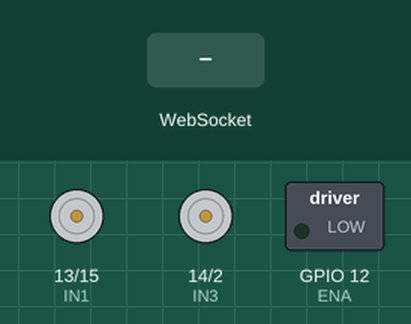
Recording of a sketch running on a simulated ESP32. Parts: motor-driver pin pairs drawn as motors (green arrow = first pin HIGH = forward, orange = second pin HIGH = backward, longer = more drive), switched loads named in the sketch (green lamp = pin HIGH). Inputs (shaded band) come from the test bench. The camera gives no picture; what the sketch prints to the serial monitor is not drawn.

Above: at 1.5 s.
1.6 s: WebSocket text "downBtn" received
At 2.6 s:
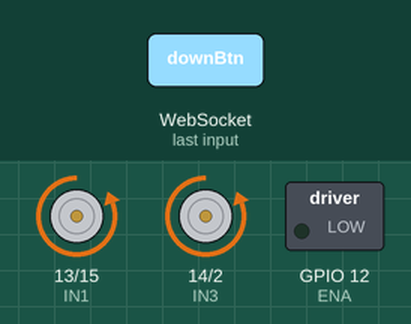
3.1 s: WebSocket text "leftBtn" received
At 4.1 s:
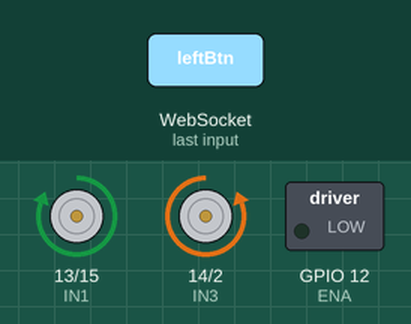
4.6 s: WebSocket text "rightBtn" received
At 5.7 s:
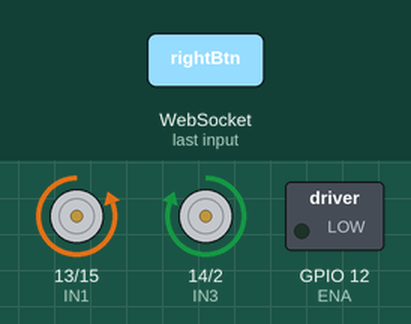
Timing chart, 0 to 7.6 s (numbered marks = the images above; inputs shaded):
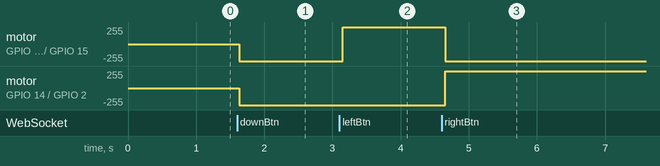

Measured:
- after the input at 1.6 s, motor on GPIO 13 (IN1) / GPIO 15 (IN2), motor on GPIO 14 (IN3) / GPIO 2 (IN4): stopped → backward 255/255 at once
- after the input at 3.1 s, motor on GPIO 13 (IN1) / GPIO 15 (IN2): backward 255/255 → forward 255/255 after 0.05 s
- after the input at 4.6 s, motor on GPIO 13 (IN1) / GPIO 15 (IN2): forward 255/255 → backward 255/255 after 0.06 s; motor on GPIO 14 (IN3) / GPIO 2 (IN4): backward 255/255 → forward 255/255 after 0.06 s

The sketch:

livestream_4_motor_perfect_final.ino
```cpp
#include <WiFi.h>
#include <WebServer.h>
#include <WebSocketsServer.h>
#include "esp_camera.h"


#define ENA 12      // Chân PWM điều khiển tốc độ động cơ
#define IN1 13     // Chân điều khiển động cơ 1
#define IN2 15     // Chân điều khiển động cơ 1
#define IN3 14     // Chân điều khiển động cơ 2
#define IN4 2     // Chân điều khiển động cơ 2
#define POT_PIN 34 // Chân đọc giá trị từ Potentiometer


#define PWM_CHANNEL 0  // Kênh PWM
#define PWM_FREQ 5000  // Tần số PWM (Hz)
#define PWM_RESOLUTION 8  // Độ phân giải (8-bit, giá trị từ 0-255)


#define FORWARD "upBtn"
#define FORBACK "downBtn"
#define LEFT "leftBtn"
#define RIGHT "rightBtn"
#define STOP "stopBtn"


// *Cấu hình Access Point*
const char* ssid = "ESP32-CAM";
const char* password = "12345678";

// *Khởi tạo server*
WebServer server(80);
WebSocketsServer webSocket(3001);

// *Khai báo trước hàm xử lý sự kiện WebSocket*
void webSocketEvent(uint8_t num, WStype_t type, uint8_t *payload, size_t length);

// *Cấu hình camera*
camera_config_t config;


// *Giao diện HTML*
const char htmlPage[] PROGMEM = R"rawliteral(
<!DOCTYPE html>
<html lang="vi">
<head>
    <meta charset="UTF-8">
    <meta name="viewport" content="width=device-width, initial-scale=1.0">
    <title>ESP32-CAM Control</title>
    <style>
        body {
            font-family: Arial, sans-serif;
            text-align: center;
            background-color: #f4f4f4;
            margin: 0;
            padding: 20px;
        }
        h1 {
            color: #333;
        }
        #videoStream {
            width: 300px;
            height: 290px;
            border: 2px solid #333;
            margin-bottom: 20px;
        }

        /* Điều hướng */
        .controls {
            position: relative;
            width: 150px;
            height: 150px;
            margin: 20px auto;
        }
        .controls button {
            position: absolute;
            width: 50px;
            height: 50px;
            border-radius: 50%;
            font-size: 16px;
            font-weight: bold;
            cursor: pointer;
            border: none;
            background-color: #007BFF;
            color: white;
            display: flex;
            align-items: center;
            justify-content: center;
        }
        .controls button:active {
            background-color: #0056b3;
        }

        /* Nút Dừng (Trung tâm) */
        #stop {
            top: 50%;
            left: 50%;
            transform: translate(-50%, -50%);
            background-color: red;
        }

        /* Nút xung quanh */
        #up {
            top: 0;
            left: 50%;
            transform: translateX(-50%);
        }
        #down {
            bottom: 0;
            left: 50%;
            transform: translateX(-50%);
        }
        #left {
            left: 0;
            top: 50%;
            transform: translateY(-50%);
        }
        #right {
            right: 0;
            top: 50%;
            transform: translateY(-50%);
        }

        /* Slider tốc độ */
        .slider-container {
            margin-top: 20px;
        }
        input[type="range"] {
            width: 50%;
        }
        #speedValue {
            font-weight: bold;
            color: #007BFF;
        }
    </style>
</head>
<body>

    <img id="videoStream" src="" alt="Đang tải video...">

    <!-- Điều hướng -->
    <div class="controls">
        <button id="up">⬆️</button>
        <button id="left">⬅️</button>
        <button id="stop">⏹</button>
        <button id="right">➡️</button>
        <button id="down">⬇️</button>
    </div>

    <button id="captureBtn">📸 Chụp Ảnh</button>
    <button id="toggleLightBtn">💡 Bật/Tắt Đèn</button>

    <div class="slider-container">
        <p>🚀 Tốc độ: <span id="speedValue">50</span></p>
        <input type="range" id="speedSlider" min="0" max="100" value="50">
    </div>

    <script>
        const videoStream = document.getElementById("videoStream");
        const buttons = document.querySelectorAll(".controls button");
        const captureBtn = document.getElementById("captureBtn");
        const toggleLightBtn = document.getElementById("toggleLightBtn");
        const speedSlider = document.getElementById("speedSlider");
        const speedValue = document.getElementById("speedValue");

        // Kết nối WebSocket với ESP32-CAM
        const socket = new WebSocket("ws://" + "192.168.4.1" + ":3001");

        socket.onopen = () => console.log("🔗 Kết nối WebSocket thành công!");
        socket.onerror = (error) => console.error("❌ Lỗi WebSocket:", error);
        socket.onclose = () => console.warn("⚠️ Mất kết nối WebSocket!");

        // Nhận dữ liệu hình ảnh từ ESP32-CAM
        socket.onmessage = (event) => {
            if (event.data === "button_pressed") {
                console.log("✅ ESP32-CAM đã nhận được lệnh!");
            } else {
                const blob = new Blob([event.data], { type: "image/jpeg" });
                videoStream.src = URL.createObjectURL(blob);
            }
        };

        // Xử lý sự kiện nhấn nút điều hướng
        buttons.forEach(btn => {
            btn.onclick = () => {
                if (socket.readyState === WebSocket.OPEN) {
                    socket.send(btn.id);
                    console.log(`📩 Đã gửi lệnh: ${btn.id}`);
                } else {
                    console.warn("⚠️ WebSocket chưa kết nối!");
                }
            };
        });

        // Xử lý sự kiện nhấn nút chụp ảnh
        captureBtn.onclick = () => {
            if (socket.readyState === WebSocket.OPEN) {
                socket.send("capture");
                console.log("📸 Chụp ảnh!");
            }
        };

        // Xử lý sự kiện nhấn nút bật/tắt đèn
        toggleLightBtn.onclick = () => {
            if (socket.readyState === WebSocket.OPEN) {
                socket.send("toggle_light");
                console.log("💡 Bật/Tắt đèn!");
            }
        };

        // Xử lý thay đổi tốc độ
        speedSlider.addEventListener("input", () => {
            speedValue.textContent = speedSlider.value;
        });

        speedSlider.addEventListener("change", () => {
            if (socket.readyState === WebSocket.OPEN) {
                socket.send(`speed:${speedSlider.value}`);
                console.log(`🚀 Đã gửi tốc độ: ${speedSlider.value}`);
            }
        });
    </script>

</body>
</html>
)rawliteral";


void setup() {
  Serial.begin(115200);
  Serial.println("\nESP32-CAM WebSocket Server (AP Mode)");

  pinMode(IN1, OUTPUT);
  pinMode(IN2, OUTPUT);
  pinMode(IN3, OUTPUT);
  pinMode(IN4, OUTPUT);
  pinMode(POT_PIN, INPUT);

  // Cấu hình PWM cho chân ENA
  ledcSetup(PWM_CHANNEL, PWM_FREQ, PWM_RESOLUTION);
  ledcAttachPin(ENA, PWM_CHANNEL);

  // *Khởi tạo Access Point*
  WiFi.softAP(ssid, password);
  Serial.println("✅ Access Point đã khởi động!");
  Serial.print("📶 Địa chỉ IP: ");
  Serial.println(WiFi.softAPIP());

  // *Cấu hình camera*
  config.ledc_channel = LEDC_CHANNEL_0;
  config.ledc_timer = LEDC_TIMER_0;
  config.pin_d0 = 5;
  config.pin_d1 = 18;
  config.pin_d2 = 19;
  config.pin_d3 = 21;
  config.pin_d4 = 36;
  config.pin_d5 = 39;
  config.pin_d6 = 34;
  config.pin_d7 = 35;
  config.pin_xclk = 0;
  config.pin_pclk = 22;
  config.pin_vsync = 25;
  config.pin_href = 23;
  config.pin_sscb_sda = 26;
  config.pin_sscb_scl = 27;
  config.pin_pwdn = 32;
  config.pin_reset = -1;
  config.xclk_freq_hz = 20000000;
  config.pixel_format = PIXFORMAT_JPEG;
  config.frame_size = FRAMESIZE_SVGA;
  config.jpeg_quality = 15;
  config.fb_count = 2;

  esp_err_t err = esp_camera_init(&config);
  if (err != ESP_OK) {
    Serial.println("❌ Lỗi: Không thể khởi tạo camera!");
    return;
  }

   sensor_t *s = esp_camera_sensor_get();
if (s != nullptr) {
  s->set_hmirror(s, 1); // Lật ngang
  s->set_vflip(s, 1);   // Lật dọc
  Serial.println("Camera flipped successfully!");
} else {
  Serial.println("Failed to access camera sensor!");
}

  // *Gửi giao diện HTML khi truy cập địa chỉ IP*
  server.on("/", HTTP_GET, []() {
    server.send(200, "text/html", htmlPage);
  });

  // *Khởi động WebSocket server*
  webSocket.begin();
  webSocket.onEvent(webSocketEvent);

  // *Khởi động Web Server*
  server.begin();
}

void loop() {
  server.handleClient();
  webSocket.loop();

  // *Chụp ảnh từ camera*
  camera_fb_t *fb = esp_camera_fb_get();
  if (!fb) {
    Serial.println("❌ Không thể chụp ảnh từ camera!");
    return;
  }

  // *Gửi ảnh đến tất cả client WebSocket*
  webSocket.broadcastBIN(fb->buf, fb->len);
  // Serial.println("📤 Đã gửi ảnh tới tất cả client!");

  // *Giải phóng bộ nhớ*
  esp_camera_fb_return(fb);
}


void moveCar(const char* motorDirection) {  // Đổi từ char -> const char*
  Serial.print("Di chuyển: ");
  Serial.println(motorDirection);

  if (strcmp(motorDirection, FORWARD) == 0) {  // So sánh chuỗi bằng strcmp
    digitalWrite(IN1, HIGH);
    digitalWrite(IN2, LOW);
    digitalWrite(IN3, HIGH);
    digitalWrite(IN4, LOW);
     Serial.println("FORWARD");
  } else if (strcmp(motorDirection, FORBACK) == 0) {
    digitalWrite(IN1, LOW);
    digitalWrite(IN2, HIGH);
    digitalWrite(IN3, LOW);
    digitalWrite(IN4, HIGH);
    Serial.println("FORBACK");
  } else if (strcmp(motorDirection, LEFT) == 0) {
    digitalWrite(IN1, HIGH);
    digitalWrite(IN2, LOW);
    digitalWrite(IN3, LOW);
    digitalWrite(IN4, HIGH);
    Serial.println("LEFT");
  } else if (strcmp(motorDirection, RIGHT) == 0) {
    digitalWrite(IN1, LOW);
    digitalWrite(IN2, HIGH);
    digitalWrite(IN3, HIGH);
    digitalWrite(IN4, LOW);
   Serial.println("RIGHT");
  } else if (strcmp(motorDirection, STOP) == 0) {
    digitalWrite(IN1, LOW);
    digitalWrite(IN2, LOW);
    digitalWrite(IN3, LOW);
    digitalWrite(IN4, LOW);
       Serial.println(STOP);
  } else {
    Serial.println("⚠️ Lệnh không hợp lệ");
  }
}


// *Xử lý sự kiện WebSocket*
void webSocketEvent(uint8_t num, WStype_t type, uint8_t *payload, size_t length) {
    switch (type) {
        case WStype_CONNECTED:
            Serial.printf("🔗 Client %u đã kết nối!\n", num);
            webSocket.sendTXT(num, "Xin chào từ ESP32-CAM!");
            break;

        case WStype_DISCONNECTED:
            Serial.printf("❌ Client %u đã ngắt kết nối!\n", num);
            break;

        case WStype_TEXT: {
            std::string command = std::string((char *)payload);
            Serial.printf("📩 Nhận lệnh: %s\n", command.c_str());

            if (command == "upBtn") {
                moveCar("up");
            } else if (command == "downBtn") {
                moveCar("downBtn");
            } else if (command == "leftBtn") {
                moveCar("leftBtn");
            } else if (command == "rightBtn") {
                moveCar("rightBtn");
            } else if (command == "stopBtn") {
                moveCar("stopBtn");
            } else if (command == "capture") {
                // capturePhoto();  // Gọi hàm chụp ảnh
                // webSocket.sendTXT(num, "Photo Captured");
                 Serial.println("capture");
            } else if (command == "toggleLight") {
              Serial.println("toggleLight");
                // toggleLight();  // Gọi hàm bật/tắt đèn
                // webSocket.sendTXT(num, "Light Toggled");
            } else if (command.rfind("speed:", 0) == 0) {  // Kiểm tra nếu chuỗi bắt đầu bằng "speed:"
                int speed = std::stoi(command.substr(6));  // Lấy giá trị sau "speed:"
                // setSpeed(speed);

               Serial.println("speed:");
                webSocket.sendTXT(num, ("Speed Set: " + std::to_string(speed)).c_str());
            }

            webSocket.sendTXT(num, "button_pressed");
            break;
        }

        default:
            break;
    }
}
```
